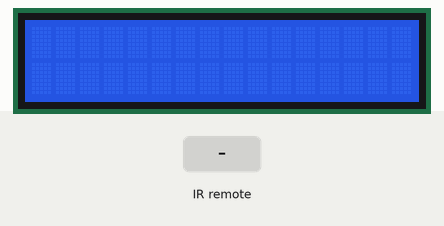
A sketch run on a simulated Arduino Uno, built with avr-gcc and run on an emulated ATmega328P. Shown: 16×2 character LCD. Inputs (shaded band) come from the test bench. What the sketch prints to the serial monitor is not drawn.

Above: at 1.2 s.
1.3 s: infrared code 0x19 received
At 2.1 s:
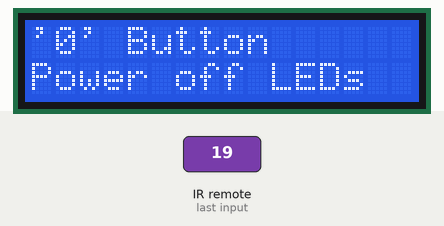
2.8 s: infrared code 0x45 received
At 3.6 s:
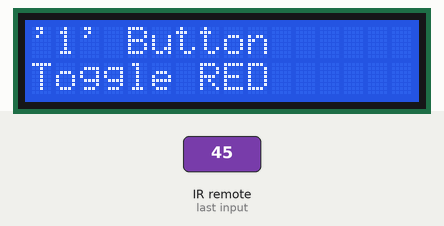
4.3 s: infrared code 0x46 received
At 5.1 s:
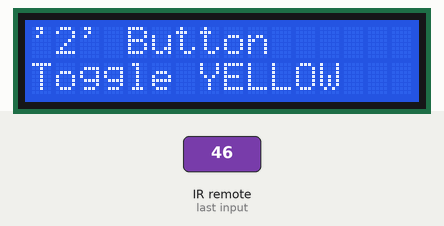
5.8 s: infrared code 0x47 received
At 6.6 s:
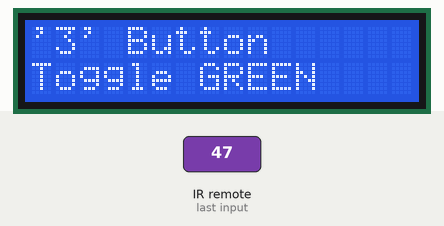
Timing chart, 0 to 8.3 s (numbered marks = the images above; inputs shaded):
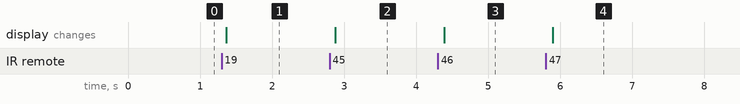

Measured:
- after the input at 1.3 s, the display: changes after 0.07 s (image 1)
- after the input at 2.8 s, the display: changes after 0.08 s (image 2)
- after the input at 4.3 s, the display: changes after 0.09 s (image 3)
- after the input at 5.8 s, the display: changes after 0.10 s (image 4)

The sketch:

IRRemote.ino
```cpp
#include <IRremote.h>
#include <LiquidCrystal.h>

// IR Remote button constants
#define IR_RECEIVE_PIN 5
#define IR_REMOTE_0 0x19
#define IR_REMOTE_1 0x45
#define IR_REMOTE_2 0x46
#define IR_REMOTE_3 0x47
#define IR_REMOTE_STOP_POUND 0xD

// LCD constants
#define LCD_RS_PIN A5
#define LCD_E_PIN A4
#define LCD_D4_PIN 6
#define LCD_D5_PIN 7
#define LCD_D6_PIN 8
#define LCD_D7_PIN 9

// LED constants
#define RED_PIN 12
#define YELLOW_PIN 11
#define GREEN_PIN 10

// LED pin state variables
#define OUTPUT_PIN_COUNT 3
byte outputPins[OUTPUT_PIN_COUNT] = {RED_PIN, YELLOW_PIN, GREEN_PIN};
int LEDStates[OUTPUT_PIN_COUNT] = {LOW, LOW, LOW};

// create LCD object
LiquidCrystal lcd(LCD_RS_PIN, LCD_E_PIN, LCD_D4_PIN,
                LCD_D5_PIN, LCD_D6_PIN, LCD_D7_PIN);

unsigned long clickTimeCounter = millis();
int buttonTimeDelay = 150;

/**
 * @brief This method prints text to the LCD screen.
 *
 * @param text - the text to be displayed on the LCD screen.
 * @param row - the row of the LCD screen for the text to be displayed on.
 */
void printTextForLCDScreen(String text, int row) {
  lcd.setCursor(0, row);
  for (int i = text.length(); i <= 16; i++) {
          text += " ";
  }
  lcd.print(text);
}

/**
 * @brief This method resets the LEDs and the LED states array to default
 *
 */
void resetOutputPins() {
  for (byte outputPin : outputPins) { // resets pins
    digitalWrite(outputPin, LOW);
  }
  for (int i = 0; i < 3; i++) { // reset states array
    LEDStates[i] = LOW;
  }
}

/**
 * @brief Set the Output Pins.
 *
 */
void setOutputPins() {
  for (byte outputPin : outputPins) {
    pinMode(outputPin, OUTPUT);
    pinMode(outputPin, LOW);
  }
}

/**
 * @brief This method powers on an LED depending on the index provided.
 *
 * @param index - the index on the pin to be powered on.
 */
void toggleLEDState(int index) {
  if (LEDStates[index] == LOW) { // turn on LED
    LEDStates[index] = HIGH;
  }
  else if (LEDStates[index] == HIGH) { // turn off LED
    LEDStates[index] = LOW;
  }
  digitalWrite(outputPins[index], LEDStates[index]);
}

/**
 * @brief Set up serial, LCD, and remote.
 *
 */
void setup() {
  Serial.begin(115200);
  Serial.setTimeout(10);
  lcd.begin(16, 2);
  IrReceiver.begin(IR_RECEIVE_PIN, ENABLE_LED_FEEDBACK);
}

/**
 * @brief This program toggles LEDs and writes to the LCD depending on the
 * button pressed on the remote.
 *
 */
void loop() {
  unsigned long timeNow = millis();

  if (timeNow - clickTimeCounter > buttonTimeDelay) {
    if (IrReceiver.decode()) { // if remote button pressed
      unsigned long command = IrReceiver.decodedIRData.command; // get command from remote
      Serial.println(command, HEX);
      // Serial.println(command, HEX);
      // IrReceiver.printIRResultShort(&Serial);
      // IrReceiver.resume();
      // Serial.println(IrReceiver.decodedIRData.decodedRawData, HEX);
      // Serial.println(IrReceiver.decodedIRData.command);
      // Serial.println("---");
      switch (command) {
        case IR_REMOTE_0: // 0 -> power off all LEDS
          resetOutputPins();
          printTextForLCDScreen("'0' Button", 0);
          printTextForLCDScreen("Power off LEDs", 1);
          break;
        case IR_REMOTE_1: // 1 -> power on Red
          toggleLEDState(0);
          printTextForLCDScreen("'1' Button", 0);
          printTextForLCDScreen("Toggle RED", 1);
          break;
        case IR_REMOTE_2: // 2 -> power on Yellow
          toggleLEDState(1);
          printTextForLCDScreen("'2' Button", 0);
          printTextForLCDScreen("Toggle YELLOW", 1);
          break;
        case IR_REMOTE_3: // 3 -> power on Green
          toggleLEDState(2);
          printTextForLCDScreen("'3' Button", 0);
          printTextForLCDScreen("Toggle GREEN", 1);
          break;
        case IR_REMOTE_STOP_POUND: // FUNC/STOP -> clear LCD
          lcd.clear();
          break;
      }
      IrReceiver.resume();
    }
   clickTimeCounter = timeNow;
  }
}
```
